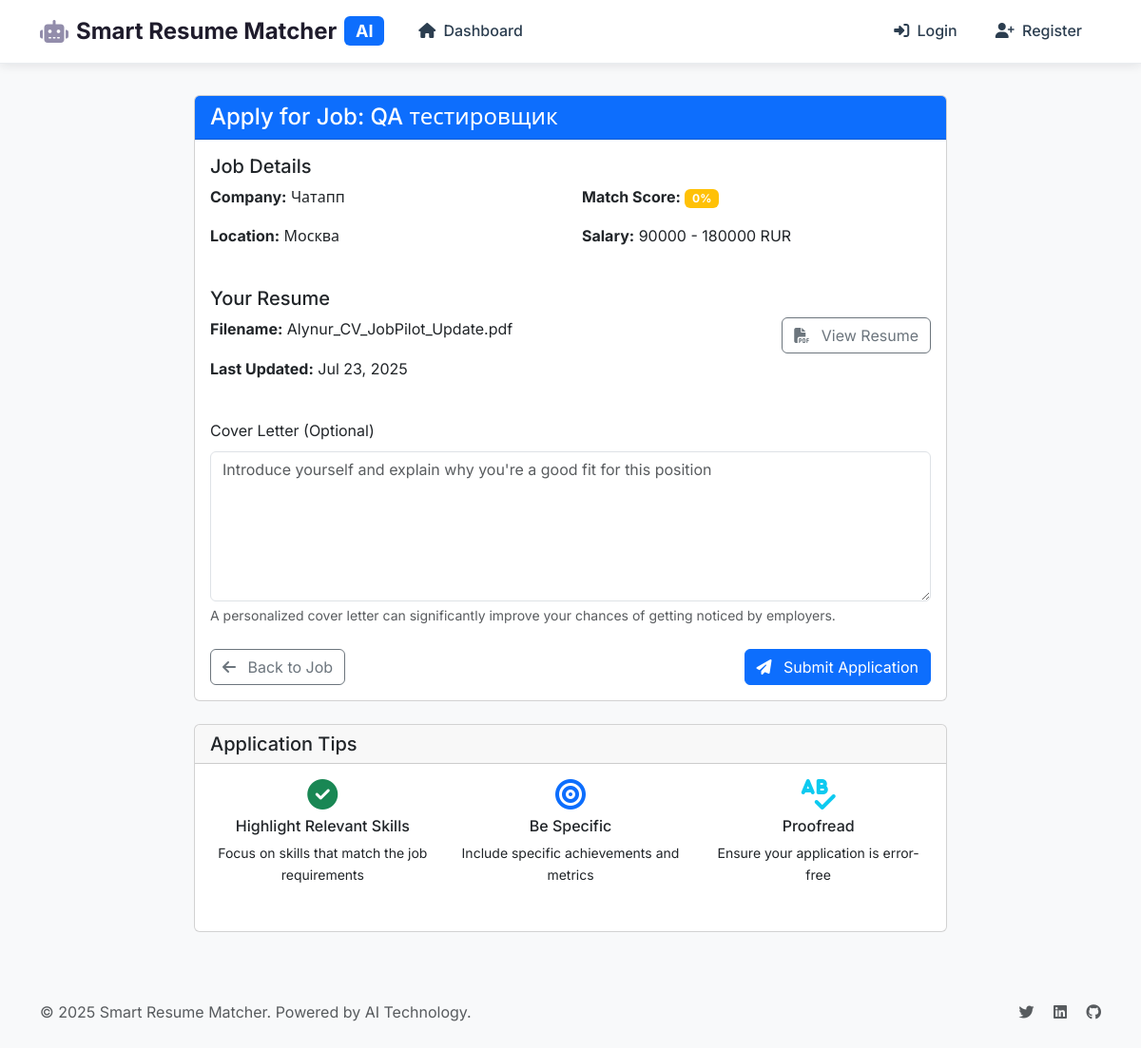
/jobs/application/1/ (signed in), run on an earlier commit of the app's database.
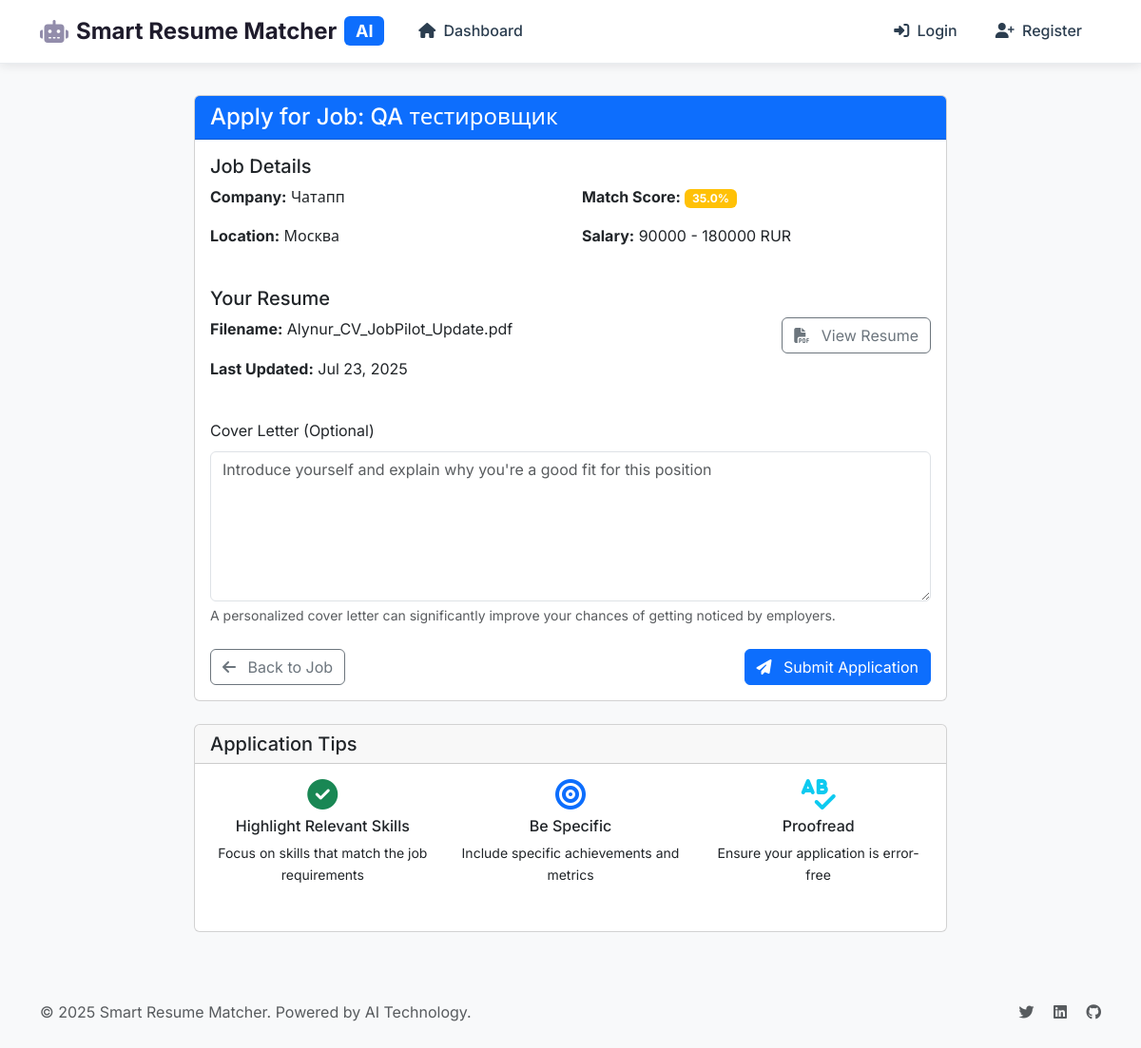
And on a later commit of the database.
### jobs/models.py (models this page shows, shortened)
class JobMatch(models.Model):
    user = models.ForeignKey(User, on_delete=models.CASCADE, related_name='job_matches')
    job = models.ForeignKey(Job, on_delete=models.CASCADE, related_name='matches')
    resume = models.ForeignKey('resumes.Resume', on_delete=models.CASCADE, related_name='job_matches')
    match_score = models.FloatField(default=0)  # 0-100 percentage score
    match_details = models.JSONField(default=dict, blank=True)  # Detailed breakdown of the match
    matching_skills = models.JSONField(default=list, blank=True)
    missing_skills = models.JSONField(default=list, blank=True)
    analysis_version = models.CharField(max_length=50, default='v1', blank=True)
    created_at = models.DateTimeField(auto_now_add=True)
    updated_at = models.DateTimeField(auto_now=True)
    class Meta:
        ordering = ['-match_score']
        verbose_name = 'Job Match'
        verbose_name_plural = 'Job Matches'
        unique_together = ('job', 'resume')

### jobs/views.py (the view, shortened to what this page needs)
# urls.py: path('application/<int:job_id>/', views.job_application_view, name='job_application'),
@jwt_login_required
def job_application_view(request, job_id):
    job = get_object_or_404(Job, id=job_id)
    existing_application = JobApplication.objects.filter(job=job, user=request.user).exists()
    if existing_application:
        messages.info(request, "You have already applied for this job.")
        return redirect('job_detail', job_id=job_id)
    user_resume = Resume.objects.filter(user=request.user, is_active=True).first()
    if not user_resume:
        messages.error(request, "You need to upload a resume before applying for jobs.")
        return redirect('jwt_resume_upload')
    try:
        job_match = JobMatch.objects.get(job=job, resume=user_resume)
        match_score = job_match.match_score
    except JobMatch.DoesNotExist:
        match_score = 0
    context = {
        'job': job,
        'user_resume': user_resume,
        'match_score': match_score
    }
    return render(request, 'jobs/job_application.html', context)

### templates/jobs/job_application.html (shortened to what the changed rows need)
{% extends 'base_modern.html' %}
{% load job_filters %}
{% block content %}
<div class="row justify-content-center">
    <div class="col-md-8">
        <div class="card">
            <div class="card-body">
                <div class="mb-4">
                    <div class="row">
                        <div class="col-md-6">
                            <p>
                                <strong>Match Score:</strong>
                                <span class="badge
                                    {% if match_score >= 75 %}bg-success
                                    {% elif match_score >= 50 %}bg-info
                                    {% else %}bg-warning{% endif %}">
                                    {{ match_score }}%
                                </span>
                            </p>
                        </div>
                    </div>
                </div>
            </div>
        </div>
    </div>
</div>
{% endblock %}

What changed in the data, as far as the page shows it:
added JobMatch: match_score "35.0"
Also different on the page:
{{ match_score }}: "0" → (not shown)
